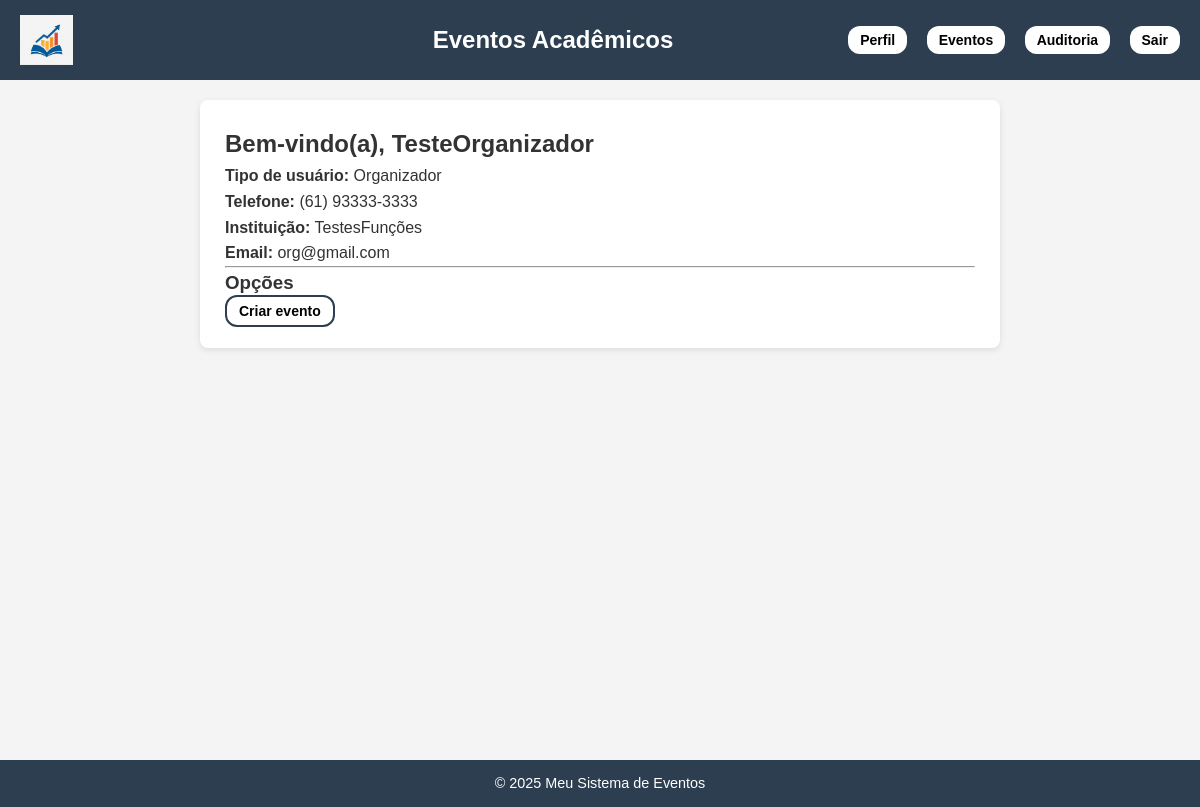
The page /perfil/ (signed in) on the database its author committed.
### eventos/models.py (models this page shows, shortened)
class Perfil(models.Model):
    TIPOS = [
        ('aluno', 'Aluno'),
        ('professor', 'Professor'),
        ('organizador', 'Organizador'),
    ]
    usuario = models.OneToOneField(User, on_delete=models.CASCADE, related_name="perfil")
    telefone = models.CharField(max_length=15, blank=True)
    instituicao = models.CharField(max_length=255, blank=True)
    tipo = models.CharField(max_length=20, choices=TIPOS)
    codigo_acesso = models.CharField(max_length=6, blank=True, null=True)
    confirmado = models.BooleanField(default=False)

### eventos/views.py (the view)
# urls.py: path('perfil/', PerfilView.as_view(), name='perfil'),
class PerfilView(LoginRequiredMixin, TemplateView):
    template_name = 'perfil.html'
    def get_context_data(self, **kwargs):
        context = super().get_context_data(**kwargs)
        usuario = self.request.user
        perfil = Perfil.objects.get(usuario=usuario)
        context['usuario'] = usuario
        context['perfil'] = perfil
        return context

### eventos/context_processors.py (called while the page is built)
def perfil_context(request):
    if request.user.is_authenticated:
        return {'perfil': getattr(request.user, 'perfil', None)}
    return {}

### eventos/templates/perfil.html (shortened to what this page needs)
{% extends 'base.html' %}
{% block content %}
<h2>Bem-vindo(a), {{ usuario.username }}</h2>
<p><strong>Tipo de usuário:</strong> {{ perfil.get_tipo_display }}</p>
<p><strong>Telefone:</strong> {{ perfil.telefone|default:"Não informado" }}</p>
<p><strong>Instituição:</strong> {{ perfil.instituicao|default:"Não informada" }}</p>
<p><strong>Email:</strong> {{ usuario.email }}</p>
<hr>
    {% if perfil.tipo == 'organizador' %}
    <h3>Opções</h3>
    <ul>
      <a href="{% url 'evento_create' %}" class="buttonInscricao">Criar evento</a>
    </ul>
    {% endif %}
{% endblock %}

### eventos/templates/base.html (style rules this page uses)
* { margin: 0; padding: 0; box-sizing: border-box; }
body { font-family: Arial, sans-serif; background-color: #f4f4f4; color: #333; line-height: 1.6; }
.buttonInscricao { margin-bottom: 15px; font-weight: bold; background-color: white; border: 2px solid #2c3e50; color: black; padding: 6px 12px; border-radius: 12px; text-decoration: none; font-size: 14px; transition: all 0.3s ease; }

### rows shown on the page
Perfil: tipo "Organizador", telefone "(61) 93333-3333", instituicao "TestesFunções"

### other values the page prints
{{ usuario.username }} "TesteOrganizador"
{{ usuario.email }} "org@gmail.com"
